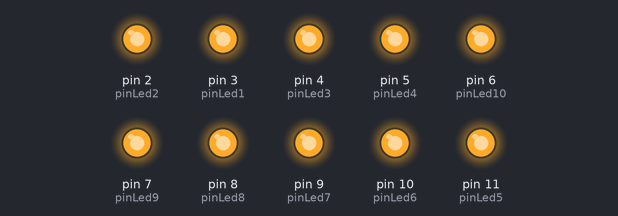
A sketch run on a simulated Arduino Uno, built with avr-gcc and run on an emulated ATmega328P. Parts: output pins drawn as LEDs (lit = HIGH).

Above: at 0.5 s.
At 3.5 s:
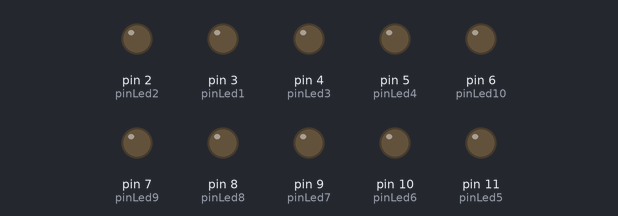
Timing chart, 0 to 4.6 s (numbered marks = the images above):
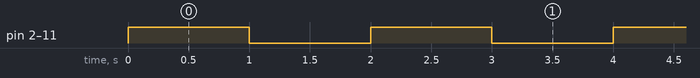

Measured:
- by itself, pin 2 (pinLed2), pin 3 (pinLed1), pin 4 (pinLed3), pin 5 (pinLed4), pin 6 (pinLed10), pin 7 (pinLed9), pin 8 (pinLed8), pin 9 (pinLed7), pin 10 (pinLed6), pin 11 (pinLed5): alternates HIGH for 1.0 s and LOW for 1.0 s

The sketch:

led_1sur_2.ino
```cpp
int pinLed1,pinLed2,pinLed3,pinLed4,pinLed5,pinLed6,pinLed7,pinLed8,pinLed9,pinLed10;
void setup()
{
  //initialisation des variables
  pinLed1 =3;
  pinLed2 = 2;
  pinLed3 = 4;
   pinLed4 =5;
  pinLed5 = 11;
  pinLed6 = 10;
   pinLed7 =9;
  pinLed8 = 8;
  pinLed9 = 7;
   pinLed10 =6;

  //initialisation des modes
  pinMode(pinLed1, OUTPUT);
  pinMode(pinLed2, OUTPUT);
  pinMode(pinLed3, OUTPUT);
  pinMode(pinLed4, OUTPUT);
  pinMode(pinLed5, OUTPUT);
  pinMode(pinLed6, OUTPUT);
  pinMode(pinLed7, OUTPUT);
  pinMode(pinLed8, OUTPUT);
  pinMode(pinLed9, OUTPUT);
  pinMode(pinLed10, OUTPUT);

  //mise à 0V de chaque pin
  digitalWrite(pinLed1, LOW);
  digitalWrite(pinLed2, LOW);
  digitalWrite(pinLed3, LOW);
   digitalWrite(pinLed4, LOW);
  digitalWrite(pinLed5, LOW);
  digitalWrite(pinLed6, LOW);
   digitalWrite(pinLed7, LOW);
  digitalWrite(pinLed8, LOW);
  digitalWrite(pinLed9, LOW);
  digitalWrite(pinLed10, LOW);
}
void loop()
{
  //test allumage et repérage des lEDs
  digitalWrite(pinLed1, HIGH);
  digitalWrite(pinLed2, HIGH);
  digitalWrite(pinLed3, HIGH);
  digitalWrite(pinLed4, HIGH);
  digitalWrite(pinLed5, HIGH);
  digitalWrite(pinLed6, HIGH);
  digitalWrite(pinLed7, HIGH);
  digitalWrite(pinLed8, HIGH);
  digitalWrite(pinLed9, HIGH);
  digitalWrite(pinLed10, HIGH);
  delay(1000);
  //on éteint tout
  digitalWrite(pinLed1, LOW);
  digitalWrite(pinLed2, LOW);
  digitalWrite(pinLed3, LOW);
  digitalWrite(pinLed4, LOW);
  digitalWrite(pinLed5, LOW);
  digitalWrite(pinLed6, LOW);
  digitalWrite(pinLed7, LOW);
  digitalWrite(pinLed8, LOW);
  digitalWrite(pinLed9, LOW);
  digitalWrite(pinLed10, LOW);
  delay(1000);
}
```
